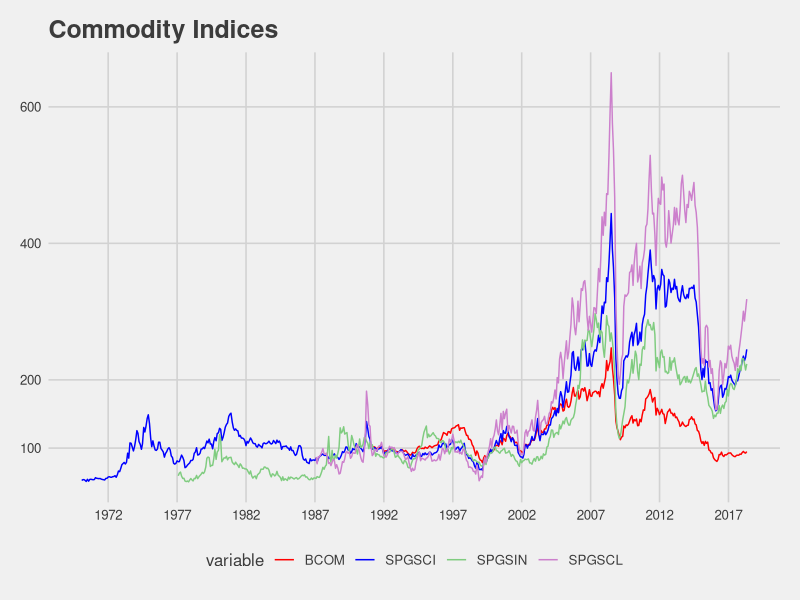

Here is the R script that generated this plot:
rm(list = ls())

library(readr)
library(reshape2)
library(ggplot2)
library(ggthemes)

data_ind = read_delim("data/data_indices.csv", 
                          ";", 
                          escape_double = FALSE, 
                          locale = locale(decimal_mark = ",", 
                                          grouping_mark = "."), 
                          trim_ws = TRUE, 
                          skip = 1)

# data_com = read_delim("data/data_commodities.csv", 
#                               ";", 
#                               escape_double = FALSE, 
#                               locale = locale(decimal_mark = ",", 
#                                               grouping_mark = "."), 
#                               trim_ws = TRUE, 
#                               skip = 1)
# 
# data_oil = read_delim("data/data_oilfutures.csv", 
#                              ";", 
#                              escape_double = FALSE, 
#                              locale = locale(decimal_mark = ",", 
#                                              grouping_mark = "."), 
#                              trim_ws = TRUE, 
#                              skip = 1)

bloomberg_import = function(x) {
  out = vector("list", ncol(x) / 2)

  for (i in seq(1, ncol(x), 2)) {
    out[[(i + 1) / 2]] = na.omit(x[, i:(i + 1)])

    index_name = substr(names(x[, i + 1]), 1, 
                        regexpr(" ", names(x[, i + 1]))[1] - 1)
    names(out[[(i + 1) / 2]]) = c("Date", index_name)
    
    out[[(i + 1) / 2]]$Date = as.character(out[[(i + 1) / 2]]$Date)
    out[[(i + 1) / 2]]$Date = as.Date(out[[(i + 1) / 2]]$Date, "%d%m%Y")
    
    names(out)[(i + 1) / 2] = index_name
  }
  
  return(out)
}

data_ind = bloomberg_import(data_ind)
data_ind = Reduce(function(...) merge(..., all = TRUE), data_ind)

data_ind_re = data.frame(mapply(`/`, data_ind[, 2:ncol(data_ind)], 
                                as.numeric(data_ind[253, 2:ncol(data_ind)]))) * 100
data_ind_re = data.frame(data_ind$Date, data_ind_re, data_ind[, 6:9])
names(data_ind_re)[1] = "Date"

# data_com = bloomberg_import(data_com)
# data_com = Reduce(function(...) merge(..., all = TRUE), data_com)
# 
# data_oil = bloomberg_import(data_oil)
# data_oil = Reduce(function(...) merge(..., all = TRUE), data_oil)

tail(data_ind_re)

df = melt(data_ind_re[, which(names(data_ind) %in% 
                             c("Date", "SPGSCI", "BCOM", "SPGSIN", "SPGSCL"))], 
          id = "Date")

ggplot(df, aes(x = Date, y = value, colour = variable)) +
  geom_line() +
  ggtitle("Commodity Indices") +
  scale_y_continuous(breaks = c(0, 100, 200, 400, 600)) +
  scale_x_date(date_breaks = "5 years", date_labels = "%Y") +
  scale_colour_manual(values = c(rgb(1, 0, 0), rgb(0, 0, 1), rgb(0.5, 0.8, 0.5), rgb(0.8, 0.5, 0.8))) +
  theme_fivethirtyeight()# +
  scale_colour_gdocs(name = NULL)

